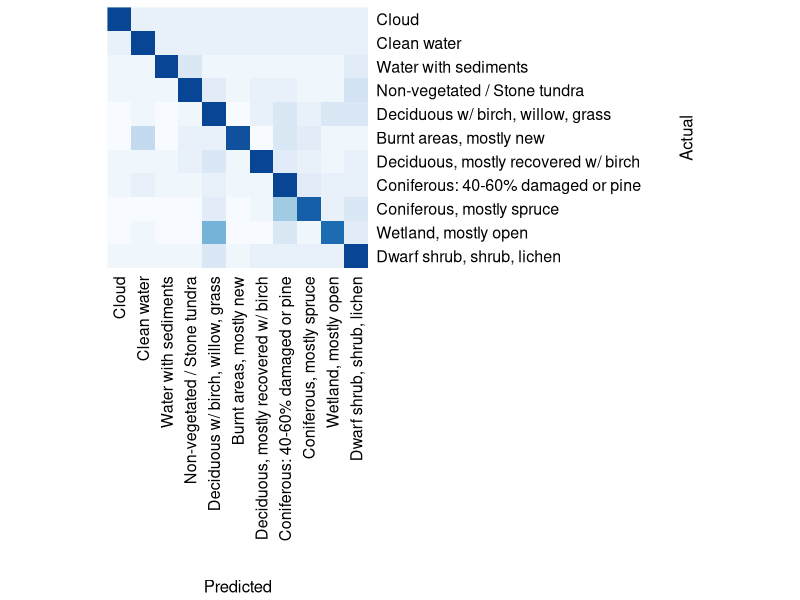

This chart was generated by the following R code:
nms <- c("Cloud",
    "Clean water",
    "Water with sediments",
    "Non-vegetated / Stone tundra",
    "Deciduous w/ birch, willow, grass",
    "Burnt areas, mostly new",
    "Deciduous, mostly recovered w/ birch",
    "Coniferous: 40-60% damaged or pine",
    "Coniferous, mostly spruce",
    "Wetland, mostly open",
    "Dwarf shrub, shrub, lichen")

cm <- rbind(
    c(1995,0,0,0,0,0,0,0,0,0,5),
    c(0,1908,0,1,38,0,4,15,17,9,8),
    c(0,0,239,26,2,1,2,0,0,0,21),
    c(0,22,8,1429,107,20,50,78,14,24,248),
    c(0,30,0,32,1222,5,70,182,75,168,216),
    c(0,56,0,15,20,178,2,35,25,10,11),
    c(0,0,0,22,108,0,729,57,26,5,34),
    c(0,55,0,4,70,2,19,1641,134,41,34),
    c(0,1,0,15,74,2,30,236,511,43,94),
    c(0,57,0,6,398,1,16,130,50,644,118),
    c(0,6,0,22,181,1,64,32,29,54,1611)
)



colnames(cm) <- nms
rownames(cm) <- nms

cm <- cm[11:1,,drop=FALSE]

library(RColorBrewer)
coul <- colorRampPalette(brewer.pal(8, "Blues"))(25)

pdf("confusion-matrix.pdf", width=7, height=7)

heatmap(cm, Colv = NA, Rowv = NA, col=coul, margins=c(20,20), scale="row", symm=TRUE,
    xlab="Predicted", ylab="Actual")

dev.off()
